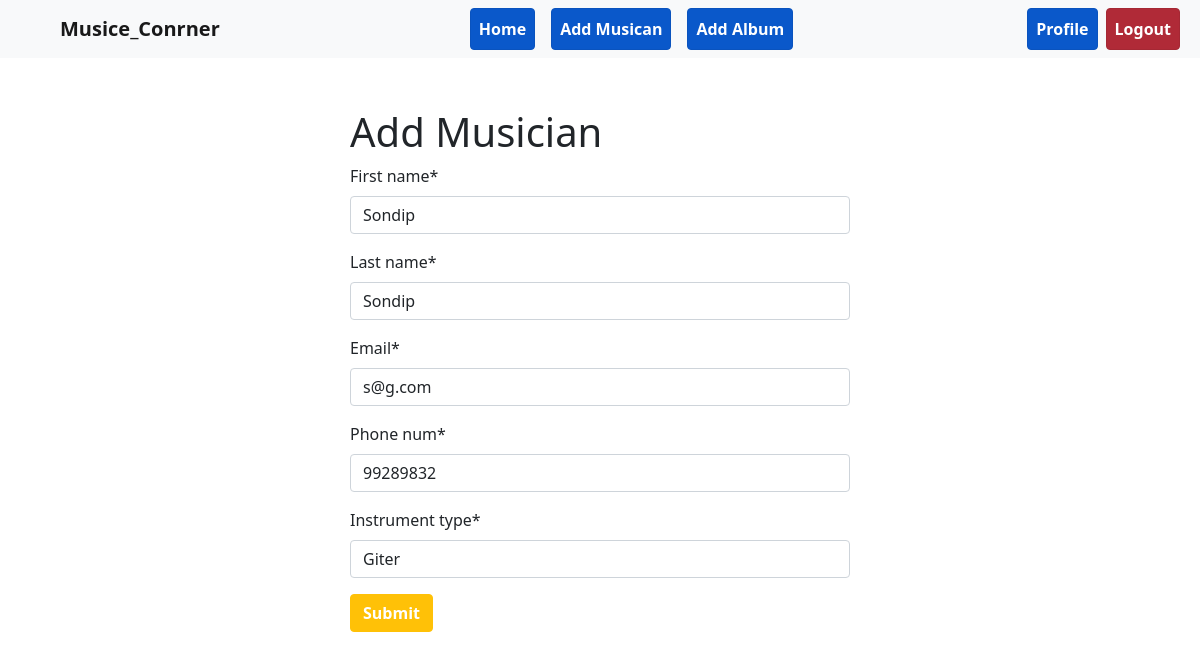
/musician/edit/3/ (signed in), run on the app's committed database.
### musician/models.py (models this page shows, shortened)
class MusicialModel(models.Model):
    first_name = models.CharField(max_length=100)
    last_name = models.CharField(max_length=100)
    email = models.EmailField()
    phone_num = models.CharField(max_length=12)
    instrument_type = models.CharField(max_length=100)

### musician/views.py (the view)
# urls.py: path('edit/<int:id>/', views.EditMusicianCreateView.as_view(),name='edit_musician'),
@method_decorator(login_required, name='dispatch')
class EditMusicianCreateView(SuccessMessageMixin, UpdateView):
    model =models.MusicialModel
    form_class = forms.MusicianForm
    template_name = 'add_musician.html'
    pk_url_kwarg = 'id'
    success_message = 'Post Edited Successfully'
    success_url = '/'

### musician/forms.py
class MusicianForm(forms.ModelForm):
    class Meta:
        model = MusicialModel
        fields = '__all__'

### musician/templates/add_musician.html (shortened to what this page needs)
{% extends 'base.html' %}
{% load crispy_forms_tags %}
{% block content%}
    <form method='post' style="width:50%; margin:auto; padding:50px;">
        <h1>Add Musician</h1>
        {{form | crispy}}
        <button class='btn btn-warning fw-bold text-white' type="submit"> Submit</button>
    </form>
{%endblock%}

### data on the page
MusicialModel: first_name "Sondip", last_name "Sondip", email "s@g.com", phone_num "99289832", instrument_type "Giter"
